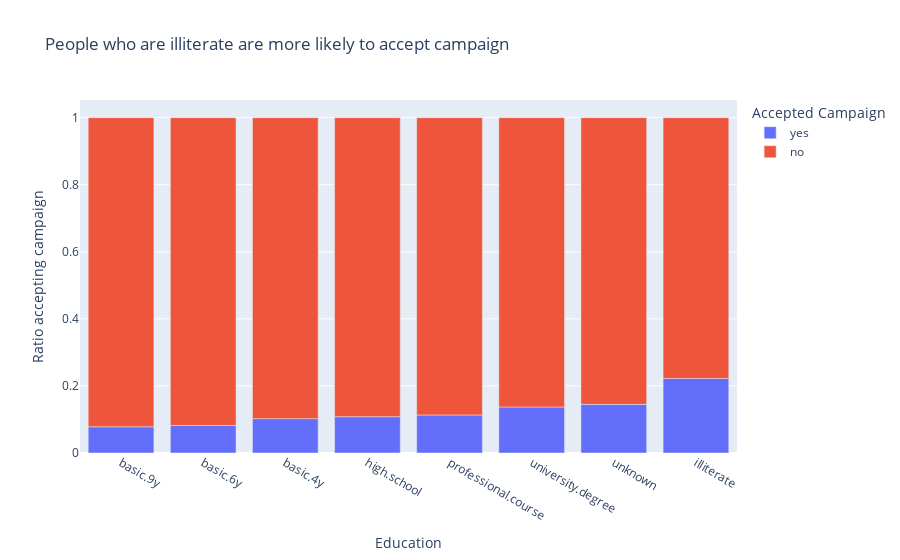

The notebook cell this image was saved under:
### Code cell
education_ratio = (by_y_df['education'].value_counts() / df['education'].value_counts()).reset_index()
fig = px.bar(
    education_ratio.sort_values(by='count'),
    x='education',
    y='count',
    color='y',
    title="People who are illiterate are more likely to accept campaign",
    labels={"education": "Education", "count": "Ratio accepting campaign", 'y': 'Accepted Campaign'},
)
fig.show()
fig.write_image("images/education_acceptance_ratio.png")

### Figure 1 — Plotly figure (JSON) as saved in the notebook; plotly's stock layout.template omitted (floating-point values rounded to 4 significant figures)
{"data": [{"hovertemplate": "Accepted Campaign=yes<br>Education=%{x}<br>Ratio accepting campaign=%{y}<extra></extra>", "legendgroup": "yes", "marker": {"color": "#636efa", "pattern": {"shape": ""}}, "name": "yes", "orientation": "v", "showlegend": true, "textposition": "auto", "x": ["basic.9y", "basic.6y", "basic.4y", "high.school", "professional.course", "university.degree", "unknown", "illiterate"], "xaxis": "x", "y": [0.07825, 0.08202, 0.1025, 0.1084, 0.1135, 0.1372, 0.145, 0.2222], "yaxis": "y", "type": "bar"}, {"hovertemplate": "Accepted Campaign=no<br>Education=%{x}<br>Ratio accepting campaign=%{y}<extra></extra>", "legendgroup": "no", "marker": {"color": "#EF553B", "pattern": {"shape": ""}}, "name": "no", "orientation": "v", "showlegend": true, "textposition": "auto", "x": ["illiterate", "unknown", "university.degree", "professional.course", "high.school", "basic.4y", "basic.6y", "basic.9y"], "xaxis": "x", "y": [0.7778, 0.855, 0.8628, 0.8865, 0.8916, 0.8975, 0.918, 0.9218], "yaxis": "y", "type": "bar"}], "layout": {"xaxis": {"anchor": "y", "domain": [0.0, 1.0], "title": {"text": "Education"}}, "yaxis": {"anchor": "x", "domain": [0.0, 1.0], "title": {"text": "Ratio accepting campaign"}}, "legend": {"title": {"text": "Accepted Campaign"}, "tracegroupgap": 0}, "title": {"text": "People who are illiterate are more likely to accept campaign"}, "barmode": "relative"}}
